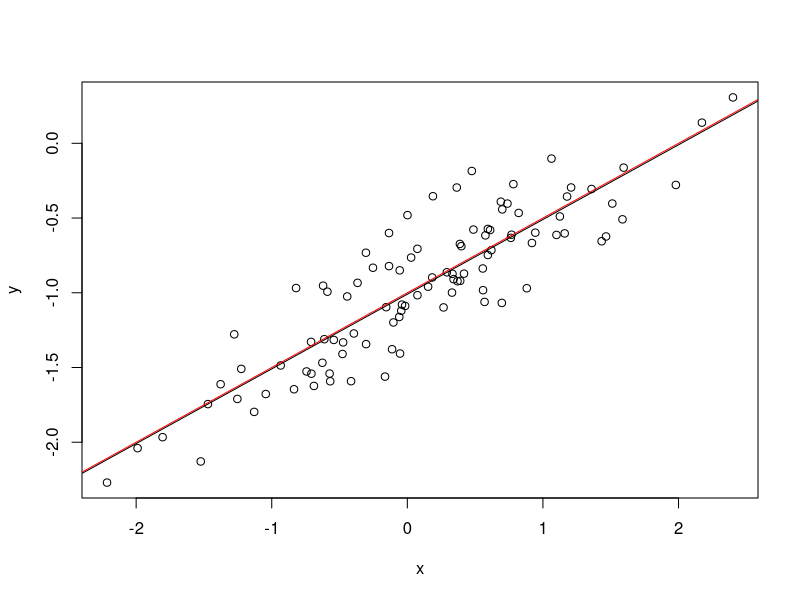

This chart was generated by the following R code:
# (13)

#-a)

set.seed(1)
x = rnorm(100, 0, 1) 

#-b)

eps = rnorm(100, 0, 0.25)

#-c) 

y = -1 + 0.5*x + eps

summary(y)
length(y)

# len = 100, b0 = -1, b1 = 0.5

#-d)
plot(x,y)
# Strong linear relationship (correllation)

#-e)
lm1 = lm(y~x)
summary(lm1)
# b0 and b1 are very close to their original values

#-f)
abline(lm1)
abline(-1, 0.5, col="red")

#-g)

lm2 = lm(y~poly(x, 2))
summary(lm2)
# Regression coefficient for the 2nd term is insignificant